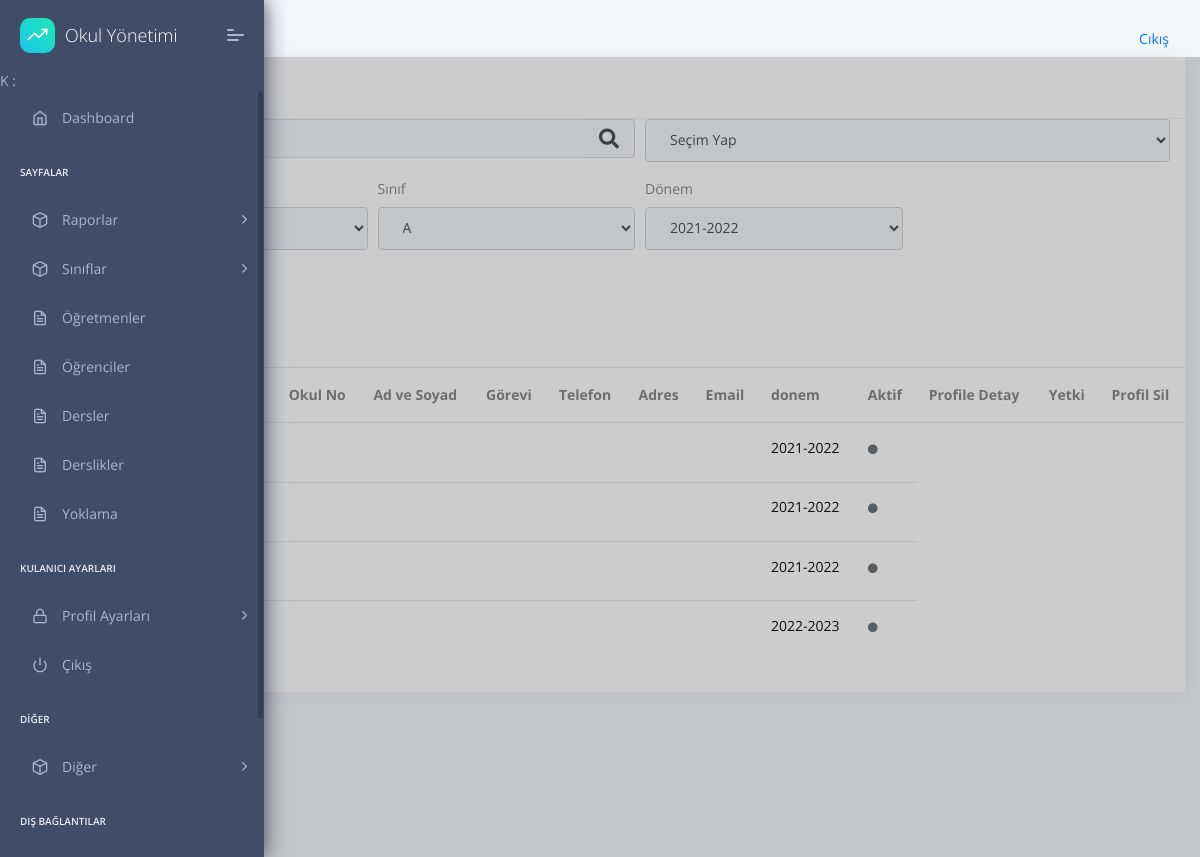
The page /student/list/ on the database its author committed.
### apps/student/models.py (models this page shows)
class StudentList(models.Model):
    className=models.ForeignKey(Classes,on_delete=models.CASCADE)
    session=models.ForeignKey(Session,on_delete=models.CASCADE)
    students=models.ManyToManyField(Student,blank=True,related_name='students')
    teachers=models.ManyToManyField(Profil,blank=True,verbose_name="Sınıf Öğretmeni",related_name='teacher')
    def __str__(self):
        return str(self.session.session)+' '+str(self.className.level.level)+self.className.className.name

### apps/home/models.py (models this page shows)
class Session(models.Model):
    session=models.CharField(max_length=10,default="2021-2022",unique=True)
    def __str__(self):
      return self.session

### apps/student/views.py (the view, shortened to what this page needs)
# urls.py: path('list/', views.StudentListView.as_view(),name='student-list'),
class StudentListView(ListView):
    template_name = 'student/std-list.html'
    model = Student
    def get_context_data(self, **kwargs):
        context = super().get_context_data(**kwargs)
        filterNames = {
        "Seçim Yap" :"0",
        "Kullancı Adı" : "1",
        "Kullanıcı Soyadı" : "2",
        "TC No" : "3",
        "Cinsiyet" : "4",
    }
        context['classLevels']=ClassLevels.objects.all()
        context['sessions']=Session.objects.all()
        context['classNames']=ClassNames.objects.all()
        context['filterNames'] =filterNames
        context['media_url'] =settings.MEDIA_URL
        return context
    def get_queryset(self):
        queryset = {"students": StudentList.objects.prefetch_related('students').all()}
        queryset = {"studentlist": StudentList.objects.select_related('className','session').prefetch_related('students').all()}
        """A.objects.prefetch_related(
    Prefetch('a', queryset=B.objects.select_related('z'))
)"""
        getFilterText = self.request.GET.get("filterTextVal")
        category = self.request.GET.get("category")
        className = self.request.GET.get("className")
        session = self.request.GET.get("session")
        classLevel = self.request.GET.get("classLevel")
        print(queryset)
        return queryset

### apps/classes/models.py (called while the page is built)
    def __str__(self):
        return self.level

    def __str__(self):
        return self.name

    def __str__(self):
        return self.level.level+self.className.name

### apps/templates/student/std-list.html (shortened to what this page needs)
{% extends "layouts/base.html" %}
{% block content %}
<div class="col-xl-12 col-md-6">
    <div class="card ">
        <div class="card-header">
            <h5>Öğrenci Tablosu</h5>
        </div>
        {% include  'includes/filter.html' %}
        <div class="card-block px-0 py-3">
            <div class="table-responsive">
                <table class="table table-hover">
                    <thead>
                        <tr>
                        <th scope="col">Profil Resmi</th>
                        <th scope="col">Sınıf</th>
                        <th scope="col">Okul No</th>
                          <th scope="col">Ad ve Soyad</th>
                          <th scope="col">Görevi</th>
                          <th scope="col">Telefon</th>
                          <th scope="col">Adres</th>
                          <th scope="col">Email</th>
                          <th scope="col">donem</th>
                          <th scope="col">Aktif</th>
                          <th scope="col">Profile Detay</th>
                          <th scope="col">Yetki</th>
                          <th scope="col">Profil Sil</th>
                        </tr>
                      </thead>
                      <tbody>
                        {% for student in object_list.studentlist %}
                        <tr class="unread">
                            <td><img class="rounded-circle" style="width:50px;" src="{{media_url}}{{studentt.image}}" alt="activity-user"></td>
                            <td title="Sınıfı">
                                <h6 class="mb-1">{{student.className}}  </h6>
                            </td>
                            <td title="Okul No">
                            </td>
                            <td title="Ad Soyad">
                            </td>
                            <td>
                            </td>
                            <td>
                            </td>
                            <td>
                            </td>
                            <td>
                            </td>
                            <td title="donem">
                                <h6 class="mb-1">{{student.session}} </h6>
                            </td>
                            <td>
                                {% if studentt.status %}
                                <h6 class="text-muted"><i class="fas fa-circle text-c-green f-10 m-r-15"></i></h6>
                                {% else %}
                                <h6 class="text-muted"><i class="fas fa-circle text-c-black f-10 m-r-15"></i></h6>
                                {% endif %}
                            </td>
                        </tr>
                       {% endfor %}
                    </tbody>
                </table>
            </div>
        </div>
    </div>
</div>
{% endblock content %}

### rows shown on the page
StudentList: session "2021-2022"
StudentList: session "2021-2022"
StudentList: session "2021-2022"
StudentList: session "2022-2023"

### other values the page prints
form field category "Seçim Yap"
form field className "A"
form field session "2021-2022"
